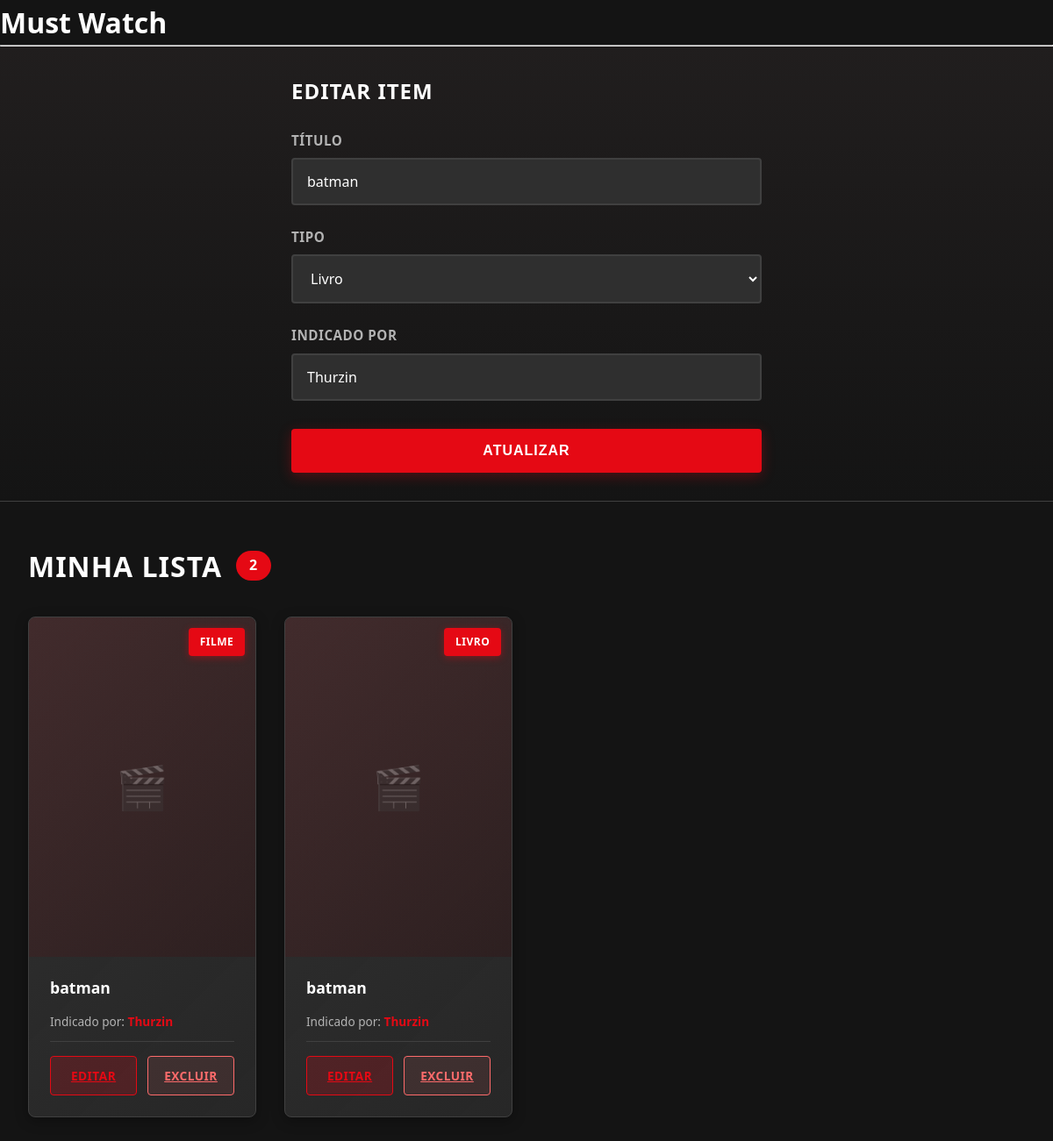
The page /update/13 on the database its author committed.
### tables this page shows
CREATE TABLE mustwatch (
            id_item INTEGER PRIMARY KEY AUTOINCREMENT,
            titulo_item TEXT NOT NULL,
            tipo_item TEXT NOT NULL,
            indicado_por TEXT
        );

### app.py (the view, shortened to what this page needs)
@app.route("/update/<int:idItem>", methods=["GET", "POST"])
def update(idItem):
    itens = MustWatch.obter_lista()
    item_selecionado = MustWatch.id(idItem)
    return render_template(
        "lista.html",
        titulo="Editando item",
        itens=itens,
        item_selecionado=item_selecionado
    )

### models/database.py (called while the page is built)
    def buscar_tudo(self, query: str, params: tuple = ()) -> list[Any]:
        self.cursor.execute(query, params)
        return self.cursor.fetchall()

    def close(self) -> None:
        self.connection.close()

    def __enter__(self) -> Self:
        return self

    def __exit__(
        self,
        exc_type: Optional[Type[BaseException]],
        exc_value: Optional[BaseException],
        tb: Optional[TracebackType]
    ) -> None:
        if exc_type is not None:
            print("Erro no banco:")
            print(exc_value)
            traceback.print_tb(tb)
        self.close()

### models/item.py (called while the page is built)
    @classmethod
    def id(cls, id: int) -> Self:
        with Database() as db:
            query: str = """
            SELECT titulo_item, tipo_item, indicado_por, id_item
            FROM mustwatch
            WHERE id_item = ?;
            """
            params: tuple = (id,)
            resultado: list[Any] = db.buscar_tudo(query, params)
            [[titulo, tipo, indicado, id_item]] = resultado
        return cls(titulo, tipo, indicado, id_item)

    @classmethod
    def obter_lista(cls) -> list[Self]:
        with Database() as db:
            query: str = """
            SELECT titulo_item, tipo_item, indicado_por, id_item
            FROM mustwatch;
            """
            resultados: list[Any] = db.buscar_tudo(query)
            return [
                cls(titulo, tipo, indicado, id_item)
                for titulo, tipo, indicado, id_item in resultados
            ]

### templates/lista.html (shortened to what this page needs)
{% extends "base.html" %}
{% block conteudo %}
<div class="netflix-form-section">
    <div class="form-container">
        <h2 class="form-title">
            {% if item_selecionado %}
                Editar Item
            {% else %}
                Novo Item
            {% endif %}
        </h2>
        {% if item_selecionado %}
        <form class="netflix-form" method="POST" action="{{ url_for('update', idItem=item_selecionado.id) }}">
        {% else %}
        <form class="netflix-form" method="POST" action="{{ url_for('lista') }}">
        {% endif %}
            <div class="form-group">
                <label>Título</label>
                <input type="text"
                       name="titulo-item"
                       placeholder="Digite o título"
                       value="{{ item_selecionado.titulo_item if item_selecionado else '' }}"
                       required>
            </div>
           <div class="form-group">
    <label>Tipo</label>
    <select name="tipo-item" required>
        <option value="Livro"
            {% if item_selecionado and item_selecionado.tipo_item == 'Livro' %}
                selected
            {% endif %}>
            Livro
        </option>
    </select>
</div>
            <div class="form-group">
                <label>Indicado por</label>
                <input type="text"
                       name="indicado-por"
                       placeholder="Quem indicou?"
                       value="{{ item_selecionado.indicado_por if item_selecionado else '' }}">
            </div>
            <button type="submit" class="btn-submit">
                {% if item_selecionado %}Atualizar{% else %}Salvar{% endif %}
            </button>
        </form>
    </div>
</div>
<div class="netflix-content">
    <div class="content-header">
        <h2 class="content-title">
            Minha Lista
            <span class="filme-count">{{ itens|length }}</span>
        </h2>
    </div>
    {% if itens|length == 0 %}
        <div class="empty-state">
            <div class="empty-icon">🎬</div>
            <h3>Nenhum item ainda</h3>
            <p>Adicione seu primeiro filme ou série!</p>
        </div>
    {% else %}
    <div class="filmes-grid">
        {% for item in itens %}
        <div class="filme-card">
            <div class="filme-poster">
                <div class="poster-placeholder"></div>
                <span class="tipo-badge">
                    {{ item.tipo_item }}
                </span>
            </div>
            <div class="filme-info">
                <div class="filme-titulo">
                    {{ item.titulo_item }}
                </div>
                <div class="filme-indicado">
                    Indicado por:
                    <strong>{{ item.indicado_por }}</strong>
                </div>
                <div class="filme-actions">
                    <a href="{{ url_for('update', idItem=item.id) }}" class="btn-action btn-editar">
                        Editar
                    </a>
                    <a href="{{ url_for('delete', idItem=item.id) }}" class="btn-action btn-excluir">
                        Excluir
                    </a>
                </div>
            </div>
        </div>
        {% endfor %}
    </div>
    {% endif %}
</div>
{% endblock %}

### rows shown on the page
mustwatch: titulo-item "batman", tipo-item "Livro", indicado-por "Thurzin", tipo_item "LIVRO", titulo_item "batman", indicado_por "Thurzin"
mustwatch: tipo_item "FILME", titulo_item "batman", indicado_por "Thurzin"

### other values the page prints
{{ itens|length }} "2"
